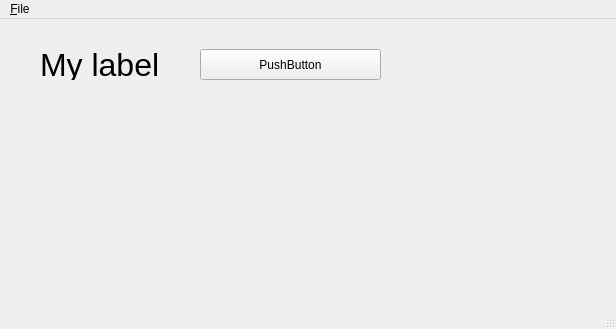
<?xml version="1.0" encoding="UTF-8"?>
<ui version="4.0">
 <class>MainWindow</class>
 <widget class="QMainWindow" name="MainWindow">
  <property name="geometry">
   <rect>
    <x>0</x>
    <y>0</y>
    <width>616</width>
    <height>329</height>
   </rect>
  </property>
  <property name="windowTitle">
   <string>MainWindow</string>
  </property>
  <widget class="QWidget" name="centralwidget">
   <widget class="QLabel" name="myLable1">
    <property name="geometry">
     <rect>
      <x>40</x>
      <y>30</y>
      <width>511</width>
      <height>31</height>
     </rect>
    </property>
    <property name="font">
     <font>
      <pointsize>24</pointsize>
     </font>
    </property>
    <property name="text">
     <string>My label</string>
    </property>
   </widget>
   <widget class="QPushButton" name="myButton">
    <property name="geometry">
     <rect>
      <x>200</x>
      <y>30</y>
      <width>181</width>
      <height>31</height>
     </rect>
    </property>
    <property name="text">
     <string>PushButton</string>
    </property>
   </widget>
  </widget>
  <widget class="QMenuBar" name="menubar">
   <property name="geometry">
    <rect>
     <x>0</x>
     <y>0</y>
     <width>616</width>
     <height>21</height>
    </rect>
   </property>
   <widget class="QMenu" name="menu_File">
    <property name="title">
     <string>&amp;File</string>
    </property>
   </widget>
   <addaction name="menu_File"/>
  </widget>
  <widget class="QStatusBar" name="statusbar"/>
 </widget>
 <resources/>
 <connections/>
</ui>
